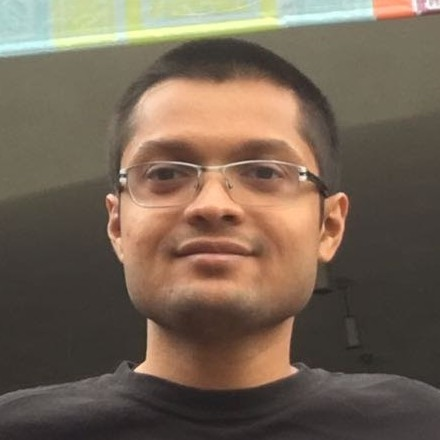
#> input picture opencv_sandbox/images/Me.jpg, 440 x 440 px
$ python imageFiltering.py
#> lines starting #> are read from the running program, lines starting #| are printed output that depends on the picture
import cv2 as cv
import numpy as np
from matplotlib import pyplot as plt

img = cv.imread("images/Me.jpg", 0) # 440 x440
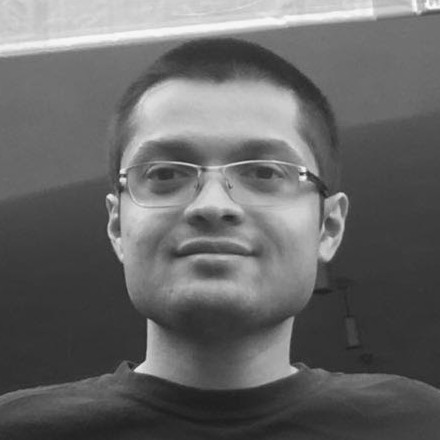
#> img: shape (440, 440); min 28, max 255, mean 102.9
kernel = np.ones((7,7),np.float32)/(7*7)
dst = cv.filter2D(img,-1,kernel)

img_smooth = cv.GaussianBlur(img,(11,11),0)

plt.subplot(121),plt.imshow(img), plt.title('Original')
plt.xticks([]), plt.yticks([])
plt.subplot(122), plt.imshow(dst),plt.title('Averaging/Box Filter')
plt.xticks([]), plt.yticks([])
plt.show()
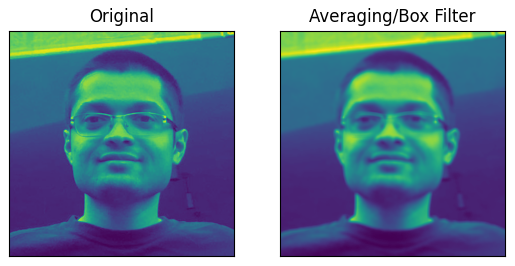
#> figure drawn by matplotlib, 2 panels
plt.close()
plt.subplot(121),plt.imshow(img), plt.title('Original')
plt.xticks([]), plt.yticks([])
#> (the run stopped early here; a loop or call above may not have finished)

$ run again, with opencv_sandbox/images/Pitt.jpg copied over opencv_sandbox/images/Me.jpg
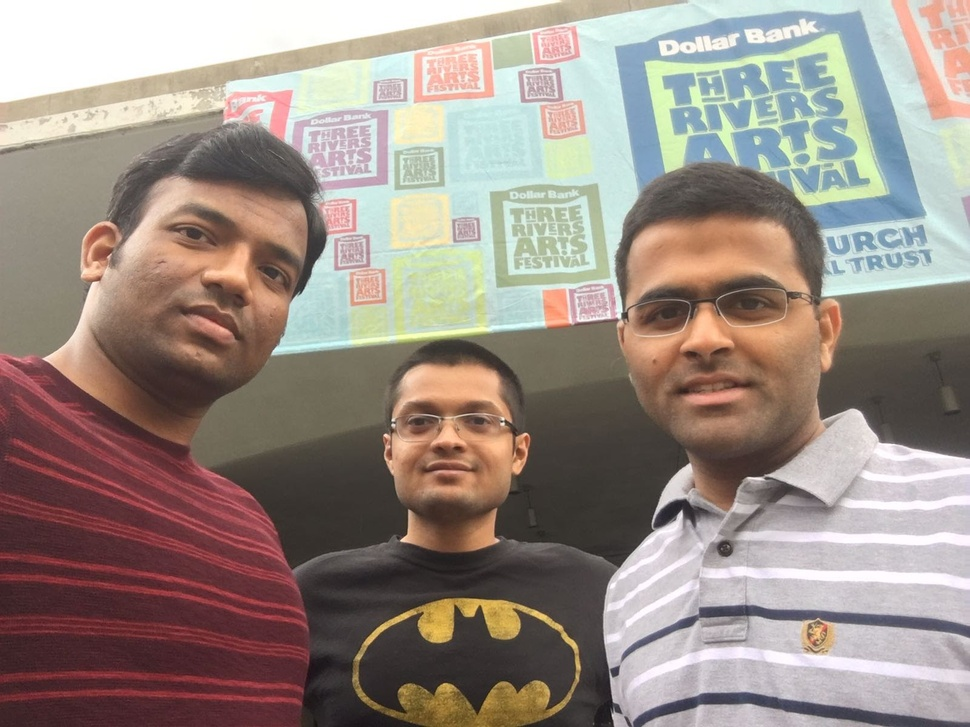
#> input picture opencv_sandbox/images/Pitt.jpg, 970 x 727 px, shrunk from 1600 x 1200 before the run
#> `img = cv.imread("images/Me.jpg", 0)`:
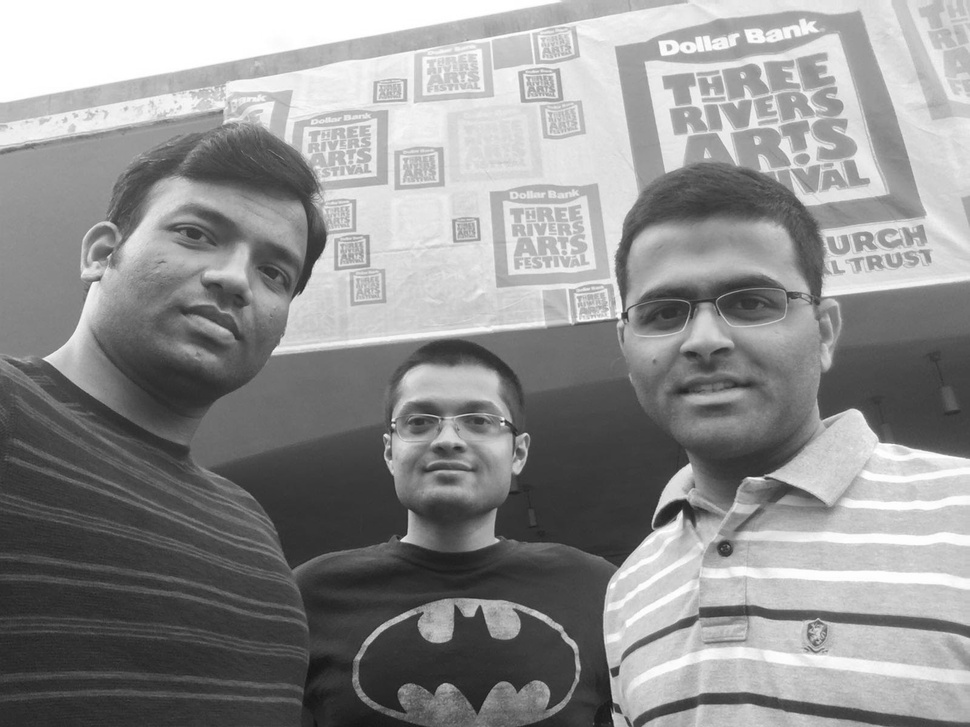
#> img: shape (727, 970); min 15, max 255, mean 143.2
#> `plt.show()`:
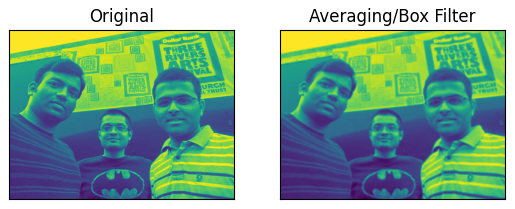
#> figure drawn by matplotlib, 2 panels
